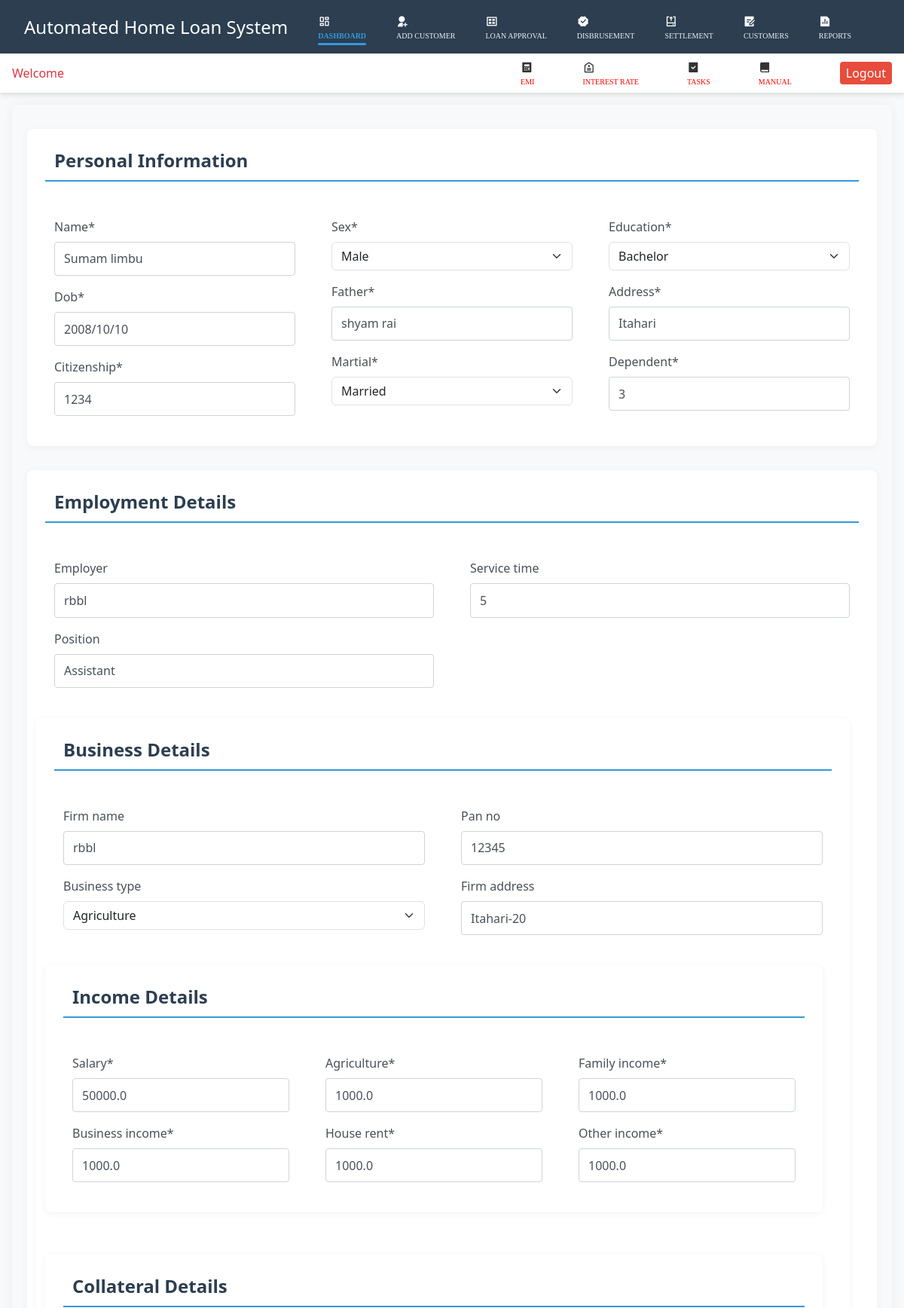
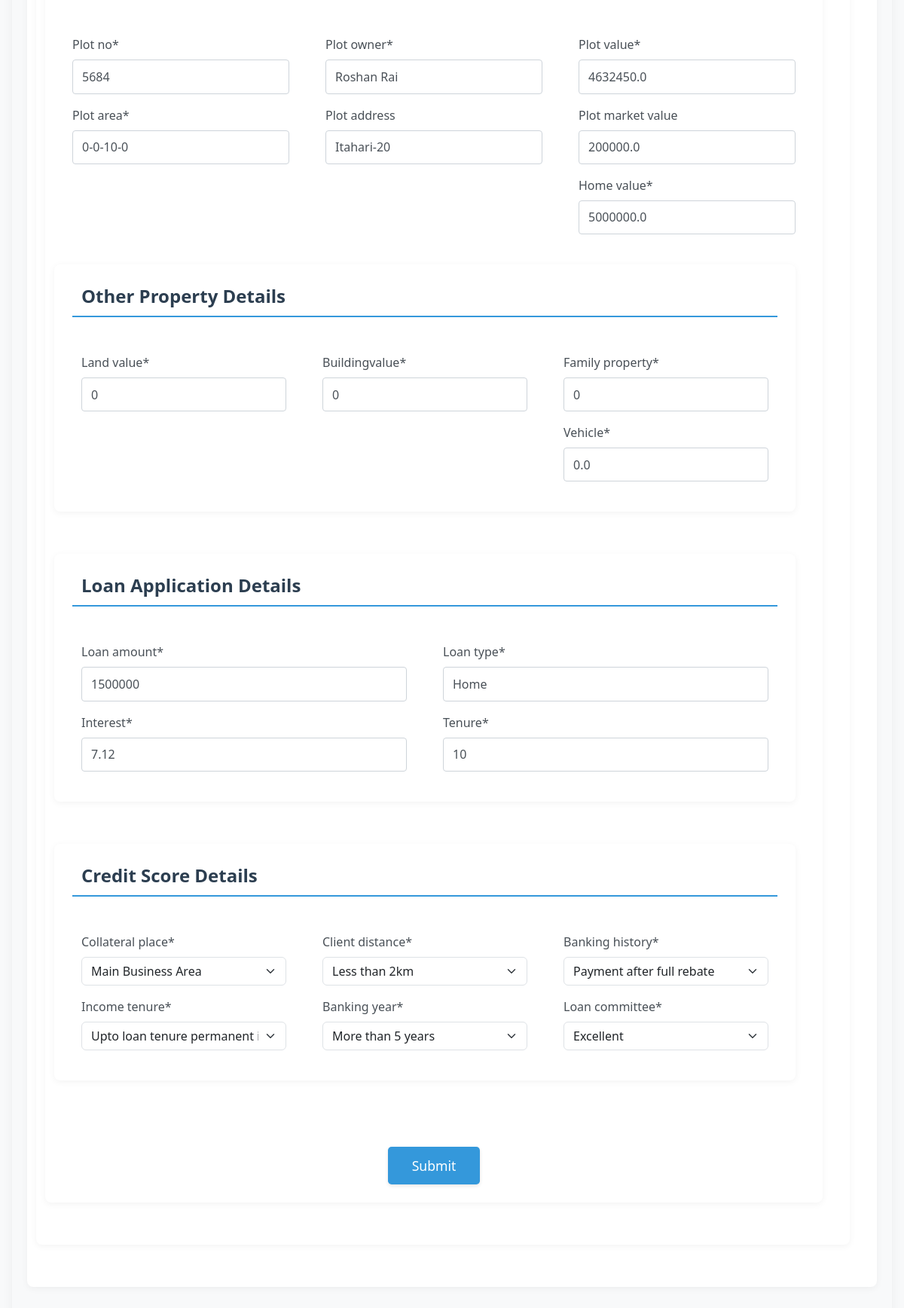
Page /client_update/1 on the committed database (2 pictures, top to bottom).
### homeloanapp/models.py (models this page shows, shortened)
class ClientDetails(models.Model):
    name = models.CharField(max_length=300, default='Sumam limbu')
    dob = models.CharField(max_length=10, default='2008/10/10')
    citizenship = models.CharField(max_length=20, default='1234')
    sex = models.CharField(max_length=8, choices=SEX_CHOICES, default="Male")
    martial = models.CharField(max_length=20, choices=MARTIAL_STATUS, default="Married")
    father = models.CharField(max_length=300, default="shyam rai")
    education = models.CharField(max_length=10, choices=EDUCATION_CHOICES, default="Bachelor")
    address = models.CharField(max_length=50, default='Itahari')
    dependent = models.PositiveIntegerField(default=3)
    employer = models.CharField(max_length=150, blank=True, null=True, default='rbbl')
    position = models.CharField(max_length=150, blank=True, null=True, default='Assistant')
    service_time = models.PositiveIntegerField(blank=True, null=True, default=5)
    firm_name = models.CharField(max_length=150, blank=True, null=True, default='rbbl')
    business_type = models.CharField(
        max_length=150,
        choices=BUSINESSTYPES,
        default="Agriculture",
        blank=True,
        null=True
    )
    pan_no = models.PositiveIntegerField(blank=True, null=True, default='12345')
    firm_address = models.CharField(max_length=150, blank=True, null=True, default='Itahari-20')
    salary = models.FloatField(default=0.0)
    business_income = models.FloatField(default=0.0)
    agriculture = models.FloatField(default=0.0)
    house_rent = models.FloatField(default=0.0)
    family_income = models.FloatField(default=0.0)
    other_income = models.FloatField(default=0.0)
    loan_amount = models.PositiveIntegerField()
    tenure = models.PositiveIntegerField(default=10)
    interest = models.FloatField(default=10.12)
    loan_type = models.CharField(max_length=50, default='Home')
    plot_no = models.CharField(max_length=50, default='5684')
    plot_area = models.CharField(max_length=50, default='0-0-10-0')
    plot_address = models.CharField(max_length=200, blank=True, null=True, default='Itahari-20')
    plot_owner = models.CharField(max_length=150, default='Roshan Rai')
    plot_value = models.FloatField(default=4632450)
    home_value = models.FloatField(default=0.0)
    plot_market_value = models.FloatField(blank=True, null=True, default=200000)
    land_value = models.PositiveIntegerField(default=0)
    buildingvalue = models.PositiveIntegerField(default=0)
    family_property = models.PositiveIntegerField(default=0)
    vehicle = models.FloatField(default=0.0)
    collateral_place = models.CharField(
        max_length=60,
        choices=COLLATERAL_AREA,
        default="Main Business Area"
    )
    income_tenure = models.CharField(
        max_length=200,
        choices=INCOME_TYPE,
        default="upto loan tenure permanent income"
    )
    client_distance = models.CharField(
        max_length=200,
        choices=CLIENT_DIS,
        default="Less than 2km"
    )
    banking_history = models.CharField(
        max_length=100,
        choices=CREDIT_HISTORY,
        default="payment after full rebate",
        null=True
    )
    banking_year = models.CharField(
        max_length=100,
        choices=BANKING_YEARS,
        default="more than 5 years"
    )
    loan_committee = models.CharField(
        max_length=20,
        choices=CREDIT_SIFARIS,
        default="Excellent"
    )
    loan_status = models.CharField(
        max_length=20,
        default="preview",
        null=True,
        blank=True
    )

### homeloanapp/views.py (the view)
# urls.py: path('client_update/<int:pk>', views.ClientUpdate.as_view(), name='client_update'),
class ClientUpdate(UpdateView):
    model = ClientDetails
    template_name = 'client_update.html'
    form_name = ClientDetailsForm
    fields ='__all__'
    success_url = '/display_clients/'

### templates/client_update.html (shortened to what this page needs)
{% extends 'dashboard.html' %}
{% load crispy_forms_tags %}
{% load static %}
{% block css %} <link rel="stylesheet" href="{% static 'css/application.css' %}"> {% endblock css %}
{% block body %}
<div class="formsection bg-body-tertiary">
    <div class="inputform">
     <form method="post">
         {% load crispy_forms_tags %}
        <div class="row form-personal" id ="form-personal">
         <div class="app-header-text">Personal Information</div>
         <div class="col text-red">
             <div>
                 {{ form.name|as_crispy_field }}
             </div>
             <div>
                 {{ form.dob|as_crispy_field }}
             </div>
             <div>
                 {{ form.citizenship|as_crispy_field }}
             </div>
         </div>
         <div class="col">
             <div>
                 {{ form.sex|as_crispy_field }}
             </div>
             <div>
                 {{ form.father|as_crispy_field }}
             </div>
             <div>
                 {{ form.martial|as_crispy_field }}
             </div>
         </div>
         <div class="col">
             <div>
                 {{ form.education|as_crispy_field }}
             </div>
             <div>
                 {{ form.address|as_crispy_field }}
             </div>
             <div>
                 {{ form.dependent|as_crispy_field }}
             </div>
         </div>
        </div>
        <div class="row form-employment" id ="form-employment">
         <div class="app-header-text">Employment Details</div>
             <div class="col">
                 <div>
                     {{ form.employer|as_crispy_field }}
                 </div>
                 <div>
                     {{ form.position|as_crispy_field }}
                 </div>
             </div>
             <div class="col">
                 <div>
                     {{ form.service_time|as_crispy_field }}
                 </div>
        </div>
        <div class="row form-business" id ="form-business">
         <div class="app-header-text">Business Details</div>
             <div class="col">
                 <div>
                     {{ form.firm_name|as_crispy_field }}
                 </div>
                 <div>
                     {{ form.business_type|as_crispy_field }}
                 </div>
             </div>
             <div class="col">
                 <div>
                     {{ form.pan_no|as_crispy_field }}
                 </div>
                 <div>
                     {{ form.firm_address|as_crispy_field }}
                 </div>
        </div>
        <div class="row form-income" id ="form-income">
         <div class="app-header-text">Income Details</div>
         <div class="col">
             <div>
                 {{ form.salary|as_crispy_field }}
             </div>
             <div>
                 {{ form.business_income|as_crispy_field }}
             </div>
         </div>
         <div class="col">
             <div>
                 {{ form.agriculture|as_crispy_field }}
             </div>
             <div>
                 {{ form.house_rent|as_crispy_field }}
             </div>
         </div>
         <div class="col">
             <div>
                 {{ form.family_income|as_crispy_field }}
             </div>
             <div>
                 {{ form.other_income|as_crispy_field }}
             </div>
         </div>
        </div>
        <div class="row form-collateral" id ="form-collateral">
         <div class="app-header-text">Collateral Details</div>
         <div class="col">
             <div>
                 {{ form.plot_no|as_crispy_field }}
             </div>
             <div>
                 {{ form.plot_area|as_crispy_field }}
             </div>
         </div>
         <div class="col">
             <div>
                 {{ form.plot_owner|as_crispy_field }}
             </div>
             <div>
                 {{ form.plot_address|as_crispy_field }}
             </div>
         </div>
         <div class="col">
             <div>
                 {{ form.plot_value|as_crispy_field }}
             </div>
             <div>
                 {{ form.plot_market_value|as_crispy_field }}
             </div>
             <div>
                 {{ form.home_value|as_crispy_field }}
             </div>
         </div>
        <div class="row form-propety" id ="form-property">
         <div class="app-header-text">Other Property Details</div>
             <div class="col">
                 <div>
                     {{ form.land_value|as_crispy_field }}
                 </div>
             </div>
             <div class="col">
                 <div>
                     {{ form.buildingvalue|as_crispy_field }}
                 </div>
             </div>
             <div class="col">
                 <div>
                     {{ form.family_property|as_crispy_field }}
                 </div>
                 <div>
                     {{ form.vehicle|as_crispy_field }}
                 </div>
             </div>
        </div>
         <div class="row form-loan" id ="form-loan">
             <div class="app-header-text">Loan Application Details</div>
             <div class="col">
                 <div>
                     {{ form.loan_amount|as_crispy_field }}
                 </div>
                 <div>
                     {{ form.interest|as_crispy_field }}
                 </div>
             </div>
             <div class="col">
                 <div>
                     {{ form.loan_type|as_crispy_field }}
                 </div>
                 <div>
                     {{ form.tenure|as_crispy_field }}
                 </div>
             </div>
         </div>
         <div class="row form-creditscore" id ="form-creditscore">
             <div class="app-header-text">Credit Score Details</div>
             <div class="col">
                 <div>
                     {{ form.collateral_place|as_crispy_field }}
                 </div>
                 <div>
                     {{ form.income_tenure|as_crispy_field }}
                 </div>
             </div>
             <div class="col">
                 <div>
                     {{ form.client_distance|as_crispy_field }}
                 </div>
                 <div>
                     {{ form.banking_year|as_crispy_field }}
                 </div>
             </div>
             <div class="col">
                 <div>
                     {{ form.banking_history|as_crispy_field }}
                 </div>
                 <div>
                     {{ form.loan_committee|as_crispy_field }}
                 </div>
             </div>
         </div>
             <div class="submit-btn text-center">
                 <input type="submit" value= "Submit">
             </div>
     </form>
    </div>
   </div>
{% endblock body %}

### static/css/dashboard.css (style rules this page uses)
:root { --primary: #2c3e50; --secondary: #3498db; --accent: #e74c3c; --light: #ecf0f1; --dark: #2c3e50; --success: #2ecc71; }
body { font-family: 'Segoe UI', Tahoma, Geneva, Verdana, sans-serif; background-color: #f5f7fa; margin: 0; padding: 0; }

### static/css/application.css (style rules this page uses)
body { font-family: 'Segoe UI', Tahoma, Geneva, Verdana, sans-serif; background-color: #f8f9fa; color: #333; }
.formsection { padding: 2rem; border-radius: 0.5rem; box-shadow: 0 0 15px rgba(0, 0, 0, 0.05); margin: 1rem; }
.app-header-text { font-size: 1.5rem; font-weight: 600; color: #2c3e50; margin-bottom: 1.5rem; padding-bottom: 0.5rem; border-bottom: 2px solid #3498db; width: 100%; }
.row { display: flex; flex-wrap: wrap; margin-bottom: 2rem; gap: 1.5rem; }
.col { flex: 1; min-width: 250px; }
label { font-weight: 500; color: #495057; margin-bottom: 0.5rem; display: block; }
.form-control { display: block; width: 100%; padding: 0.6rem 0.75rem; font-size: 1rem; line-height: 1.5; color: #495057; background-color: #fff; background-clip: padding-box; border: 1px solid #ced4da; border-radius: 0.25rem; transition: border-color 0.15s ease-in-out, box-shadow 0.15s ease-in-out; }
.submit-btn { margin-top: 2rem; text-align: center; }
.submit-btn input[type="submit"] { background-color: #3498db; color: white; border: none; padding: 0.75rem 2rem; font-size: 1.1rem; border-radius: 0.3rem; cursor: pointer; transition: all 0.3s ease; box-shadow: 0 2px 5px rgba(0, 0, 0, 0.1); }
.form-personal, .form-employment, .form-business, .form-income, .form-collateral, .form-propety, .form-loan, .form-creditscore { background-color: white; padding: 1.5rem; border-radius: 0.5rem; box-shadow: 0 2px 10px rgba(0, 0, 0, 0.05); margin-bottom: 2rem; }

### rows in the picture
ClientDetails: name "Sumam limbu", dob "2008/10/10", citizenship "1234", sex "Male", father "shyam rai", martial "Married", education "Bachelor", address "Itahari", dependent "3", employer "rbbl", position "Assistant", service_time "5", firm_name "rbbl", business_type "Agriculture", pan_no "12345", firm_address "Itahari-20", salary "50000.0", business_income "1000.0", agriculture "1000.0", house_rent "1000.0", family_income "1000.0", other_income "1000.0", plot_no "5684", plot_area "0-0-10-0", plot_owner "Roshan Rai", plot_address "Itahari-20", plot_value "4632450.0", plot_market_value "200000.0", home_value "5000000.0", land_value "0", buildingvalue "0", family_property "0", vehicle "0.0", loan_amount "1500000", interest "7.12", loan_type "Home", tenure "10", collateral_place "Main Business Area", income_tenure "Upto loan tenure permanent income", client_distance "Less than 2km", banking_year "More than 5 years", banking_history "Payment after full rebate", loan_committee "Excellent"
